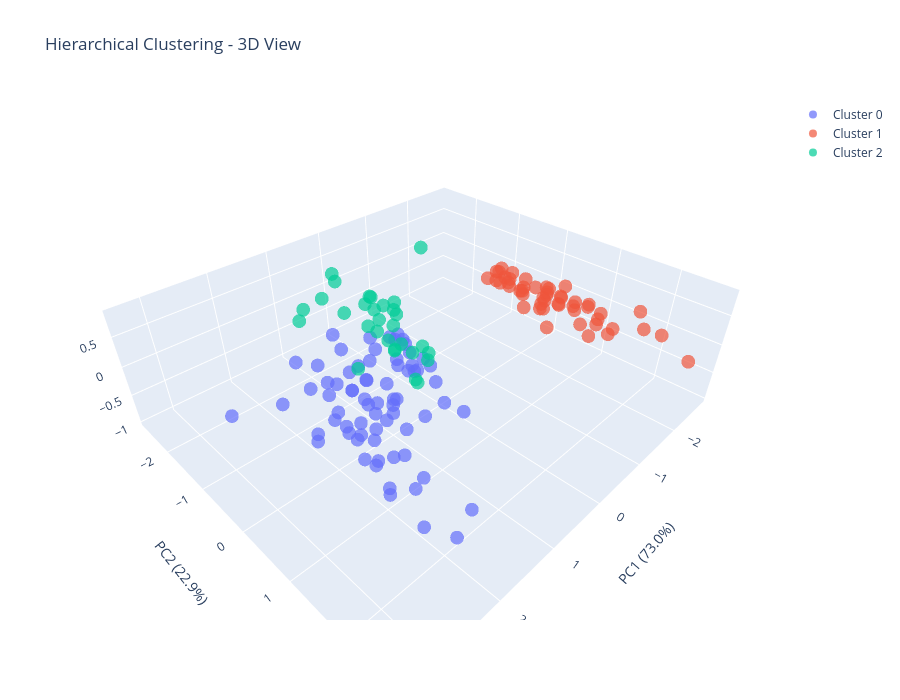

Source (notebook cell):
### Code cell
# 3D visualization of Hierarchical Clustering
fig = go.Figure()

for cluster in np.unique(hierarchical_labels):
    mask = hierarchical_labels == cluster
    fig.add_trace(go.Scatter3d(
        x=X_pca_3d[mask, 0],
        y=X_pca_3d[mask, 1],
        z=X_pca_3d[mask, 2],
        mode='markers',
        name=f'Cluster {cluster}',
        marker=dict(size=8, opacity=0.7)
    ))

fig.update_layout(
    title='Hierarchical Clustering - 3D View',
    scene=dict(
        xaxis_title=f'PC1 ({pca_3d.explained_variance_ratio_[0]:.1%})',
        yaxis_title=f'PC2 ({pca_3d.explained_variance_ratio_[1]:.1%})',
        zaxis_title=f'PC3 ({pca_3d.explained_variance_ratio_[2]:.1%})'
    ),
    height=700
)

fig.show()
